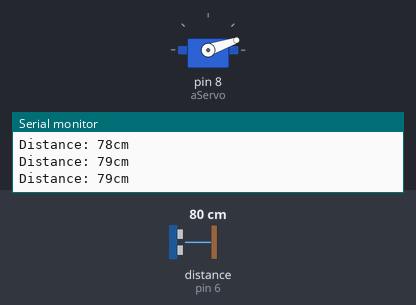
Bench run of a sketch on a simulated Arduino Uno, built with avr-gcc and run on an emulated ATmega328P. Shown: servo, the last lines printed to the serial monitor. Wiring (inferred from the names in the program): ultrasonic range finder: trigger pin 7; echo pin 6. Inputs (shaded band) come from the test bench; at power-on: distance to the obstacle (sensor on pin 6) 80 cm. The echo pulse lasts 58.3 µs per cm.

Above: at 1.28 s.
1.3 s: distance to the obstacle (sensor on pin 6) set to 9 cm
2.8 s: distance to the obstacle (sensor on pin 6) set to 18 cm
At 3.3 s:
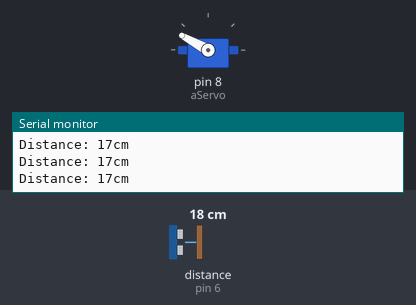
4.3 s: distance to the obstacle (sensor on pin 6) set to 35 cm
At 4.7 s:
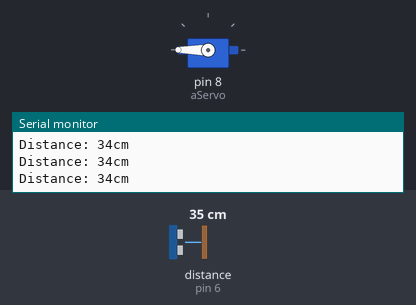
5.8 s: distance to the obstacle (sensor on pin 6) set to 120 cm
At 6.1 s:
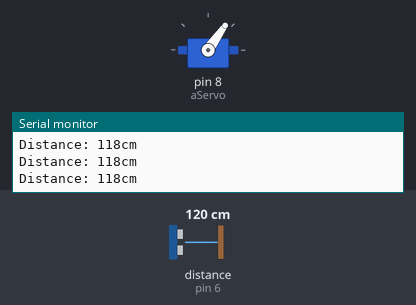
7.3 s: distance to the obstacle (sensor on pin 6) set to 250 cm
At 8.0 s:
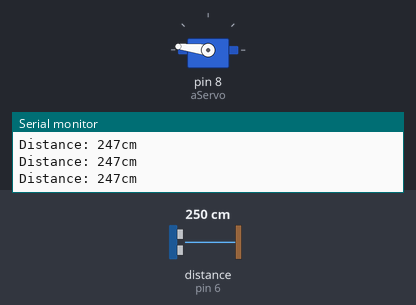
Timing chart, 0 to 9.8 s (numbered marks = the images above; inputs shaded):
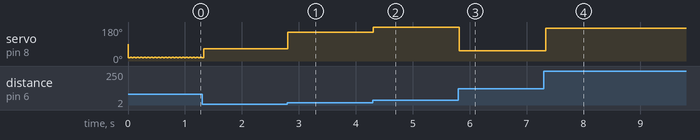

Measured:
- after the input at 2.8 s, servo on pin 8 (aServo): 66° → 151° at once
- after the input at 4.3 s, servo on pin 8 (aServo): 151° → 180° at once
- after the input at 5.8 s, servo on pin 8 (aServo): 180° → 55° at once
- after the input at 7.3 s, servo on pin 8 (aServo): 55° → 173° at once

The sketch:

ServoRangeFinded.ino
```cpp
#include<Servo.h>
const int trigPin = 7; //pin trigger
const int echoPin = 6; //pin echo
Servo aServo;
long duration;
int distance;
int potVal;
int servoOut = 0;

void setup() {
  // put your setup code here, to run once:
  pinMode(trigPin, OUTPUT);
  pinMode(echoPin, INPUT);
  pinMode(A0, INPUT);
  Serial.begin(9600);
  aServo.attach(8);
}

void loop() {
  // put your main code here, to run repeatedly:
  // Clears pin trigger
  digitalWrite(trigPin, LOW);
  delayMicroseconds(2);
  //set pin trigger selama 10 microsecond
  digitalWrite(trigPin, HIGH);
  delayMicroseconds(10);
  digitalWrite(trigPin, LOW);
  //membaca jarak yang dihasilkan
  duration = pulseIn(echoPin, HIGH);
  //memperkirakan jarak
  distance= (duration*0.034)/2;
  //tampilkan diserial monitor
  Serial.print("Distance: ");
  Serial.print(distance);
  Serial.println("cm");
  servoOut = map(distance, 1, 20, 0, 180);
  aServo.write(servoOut);
  delay(15);
}
```
